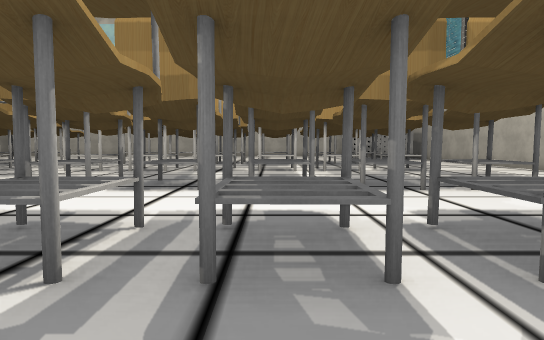
View 1 (above)

24 first-person views from a walk through a scene from a Unity 3-D project. The camera is 1.4 m above the floor, tilts 4° down and sees 75° across. The floor is counted in squares, 2 m on a side. Each view is taken from the middle of a square. On the plan, view 1 faces up. The plan holds only what a view shows up to about 11 squares ahead; the rest is blank. The place goes on beyond the plan. The player character is not drawn. Some animated figures are not drawn. Some surface patterns are stand-ins.

View 2
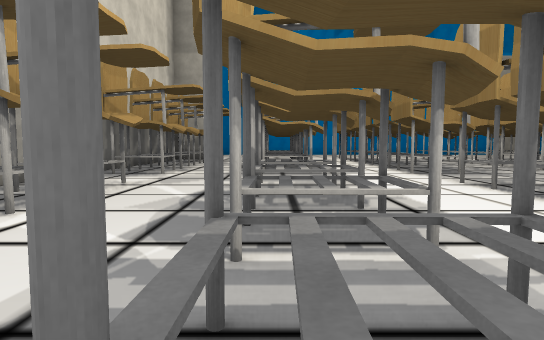

View 3
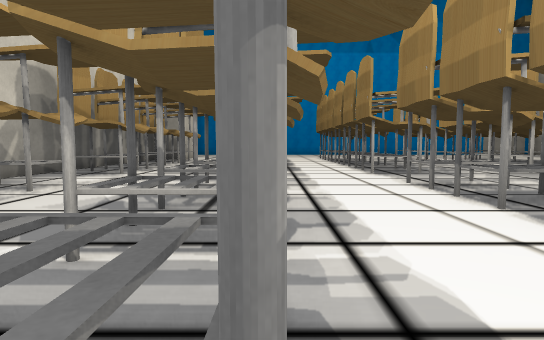

View 4
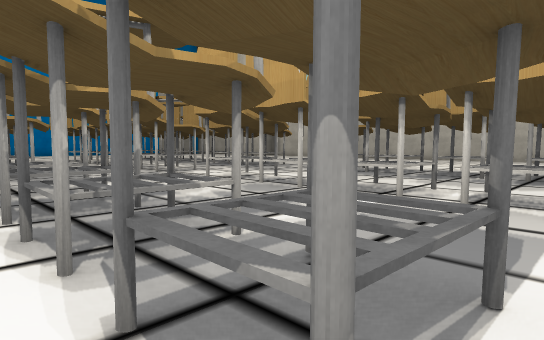

View 5
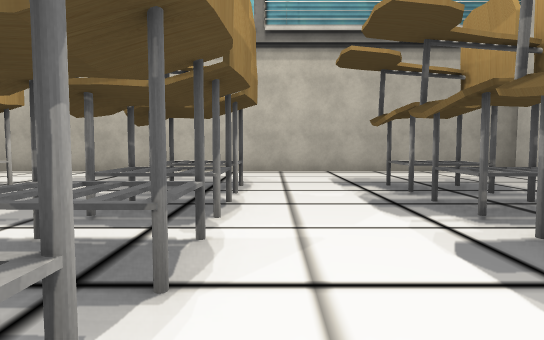

View 6
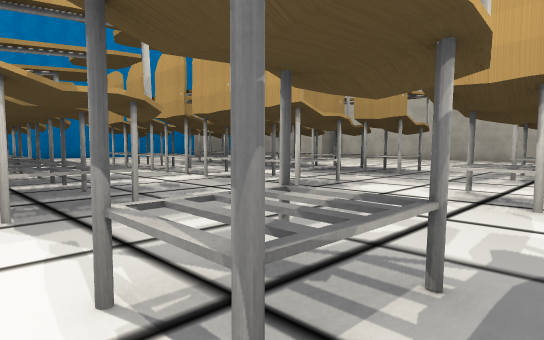

View 7
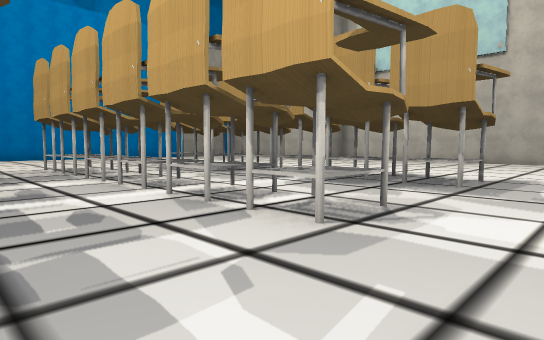

View 8
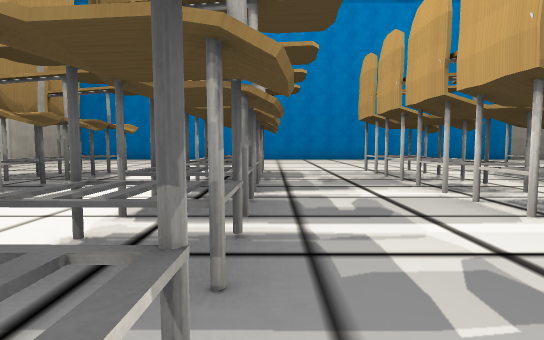

View 9
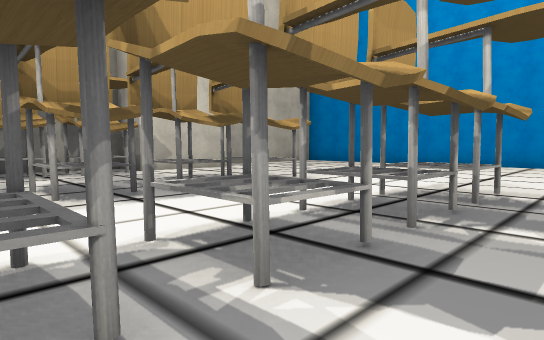

View 10
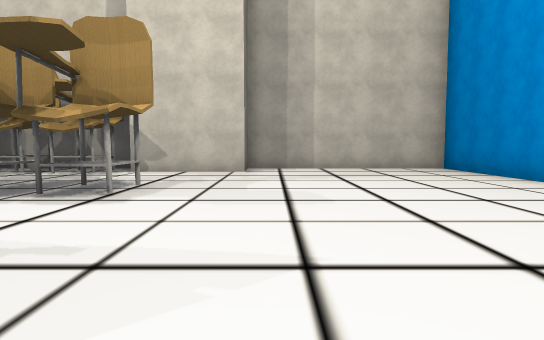

View 11
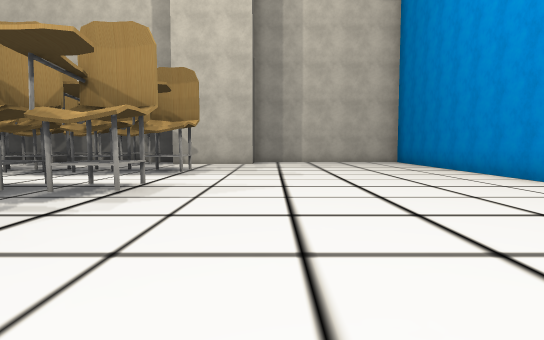

View 12
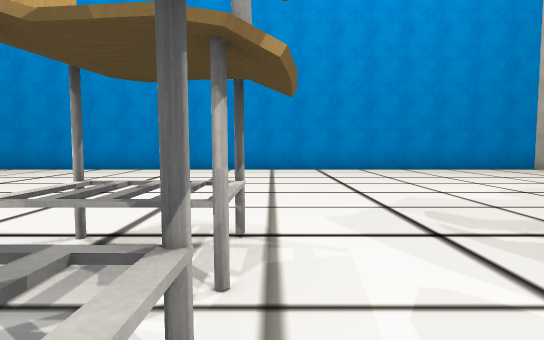

View 13
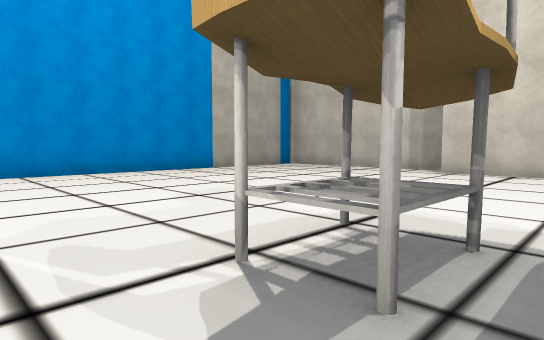

View 14
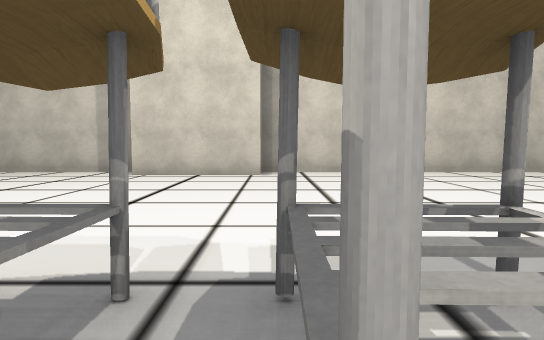

View 15
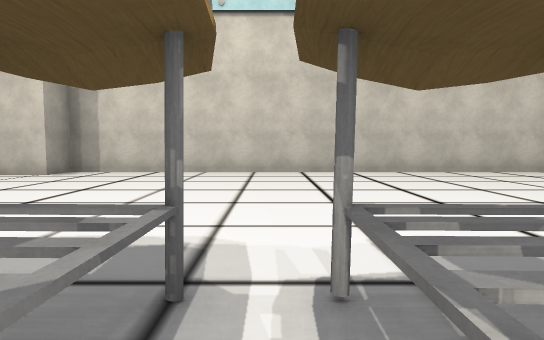

View 16
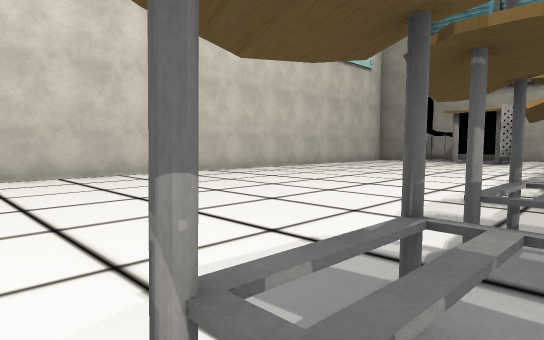

View 17
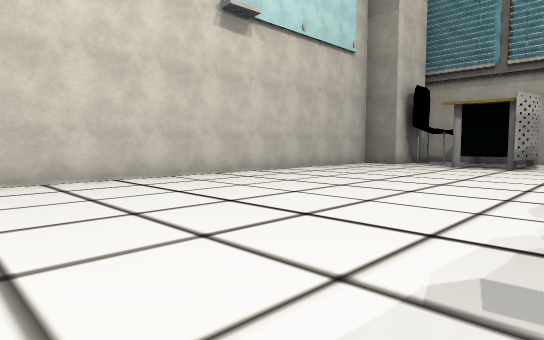

View 18
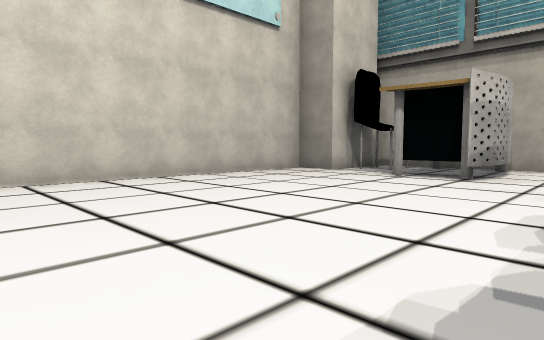

View 19
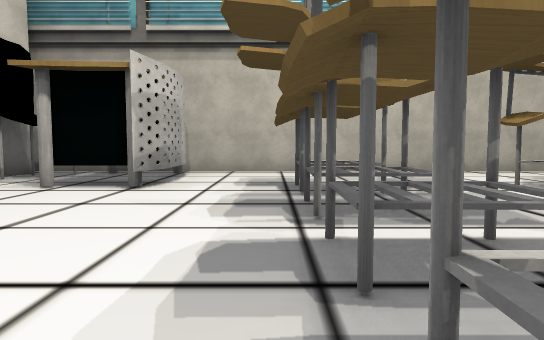

View 20
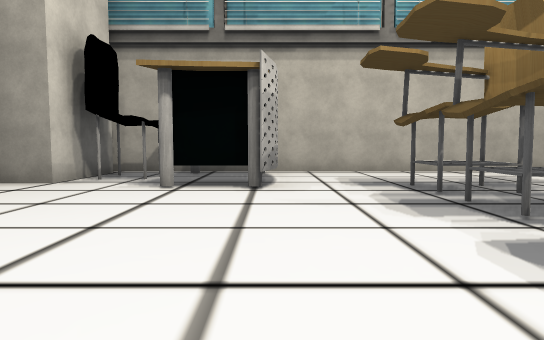

View 21
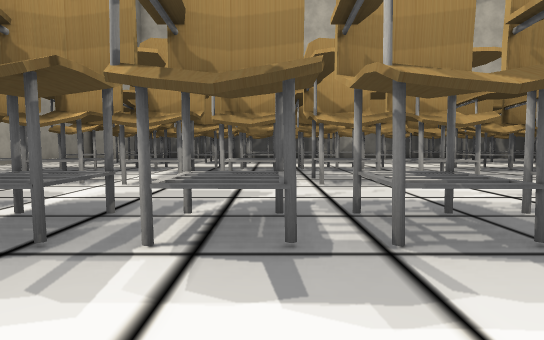

View 22
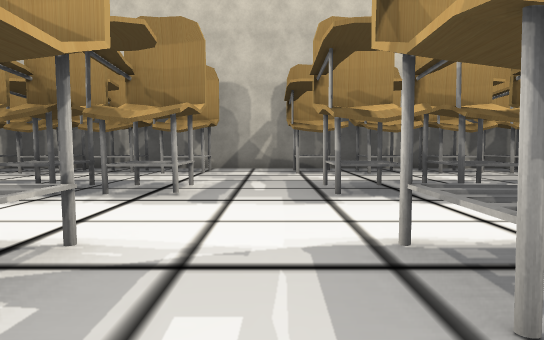

View 23
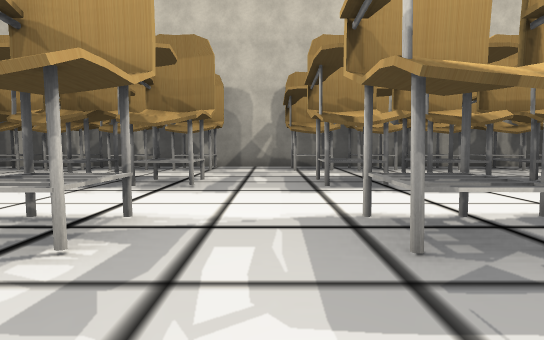

View 24
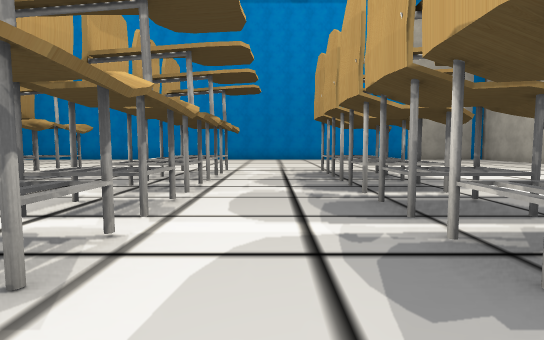

### Floor plan
Key: @ floor where view 1 was taken; # wall or solid block; x gap in a wall; . floor; T thing the floor can be seen under or through; O other object.
Columns run from 26 left of view 1 to 8 right of it. Each row starts with its distance up from view 1.
 23    ##### #######################
 22    ....###.....................#
 21     ...........................####
 20    ............................##.#
 19 # ............................O..O#
 18 #.............................O ..#
 17 #.............................OOO.#
 16 #.................................#
 15 #.................................#
 14 #........#x##x#.#x#..#x##x#.#x#...#
 13 #.................................#
 12 #.................................#
 11 #.................................#
 10 #........#x##x#.#x#..#x##x#.#x#...#
  9 #.................................#
  8 #.................................#
  7 #.................................#
  6 #........#x##x#.#x#..#x##x#.#x#...#
  5 #.................................#
  4 #.................................#
  3 #........TTTTT#.###..TTTTT#.###...#
  2 #........TTTTT#.###..TTTTTT.###...#
  1 #........................... .....#
  0 #.........................@   ....#
 -1 #..........######.#..#.####       #
 -2 #......###.##  ##.x..x.##       ###
 -3 ######## ###    ########

Positions as (right, up) in squares from view 1, and headings:
1: (0, 0), facing up
2: (1, 2), facing left
3: (1, 3), facing left
4: (1, 5), facing up-left
5: (-2, 5), facing right
6: (-4, 5), facing up-left
7: (-6, 7), facing up-left
8: (-8, 7), facing left
9: (-12, 8), facing down-left
10: (-20, 8), facing down
11: (-20, 12), facing down
12: (-15, 11), facing left
13: (-16, 12), facing up-left
14: (-16, 13), facing up
15: (-11, 13), facing up
16: (-11, 14), facing up-right
17: (-8, 15), facing up-right
18: (-4, 15), facing up-right
19: (-2, 15), facing right
20: (-2, 17), facing right
21: (-2, 17), facing down
22: (-7, 8), facing down
23: (-7, 9), facing down
24: (-8, 12), facing left
